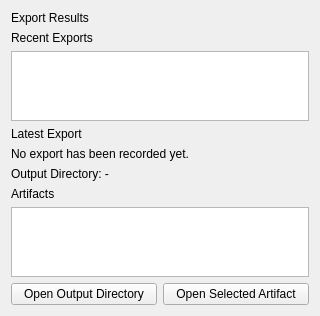
<?xml version="1.0" encoding="UTF-8"?>
<ui version="4.0">
 <class>ExportResultsPanel</class>
 <widget class="QWidget" name="ExportResultsPanel">
  <property name="geometry">
   <rect>
    <x>0</x>
    <y>0</y>
    <width>320</width>
    <height>260</height>
   </rect>
  </property>
  <layout class="QVBoxLayout" name="verticalLayout">
   <item>
    <widget class="QLabel" name="panelTitleLabel">
     <property name="text">
      <string>Export Results</string>
     </property>
    </widget>
   </item>
   <item>
    <widget class="QLabel" name="historyTitleLabel">
     <property name="text">
      <string>Recent Exports</string>
     </property>
    </widget>
   </item>
   <item>
    <widget class="QListWidget" name="exportHistoryList"/>
   </item>
   <item>
    <widget class="QLabel" name="exportTitleLabel">
     <property name="text">
      <string>Latest Export</string>
     </property>
    </widget>
   </item>
   <item>
    <widget class="QLabel" name="exportSummaryLabel">
     <property name="wordWrap">
      <bool>true</bool>
     </property>
     <property name="text">
      <string>No export has been recorded yet.</string>
     </property>
    </widget>
   </item>
   <item>
    <widget class="QLabel" name="exportOutputDirLabel">
     <property name="wordWrap">
      <bool>true</bool>
     </property>
     <property name="text">
      <string>Output Directory: -</string>
     </property>
    </widget>
   </item>
   <item>
    <widget class="QLabel" name="artifactsTitleLabel">
     <property name="text">
      <string>Artifacts</string>
     </property>
    </widget>
   </item>
   <item>
    <widget class="QListWidget" name="exportArtifactsList"/>
   </item>
   <item>
    <layout class="QHBoxLayout" name="actionsLayout">
     <item>
      <widget class="QPushButton" name="openExportDirectoryButton">
       <property name="text">
        <string>Open Output Directory</string>
       </property>
      </widget>
     </item>
     <item>
      <widget class="QPushButton" name="openSelectedArtifactButton">
       <property name="text">
        <string>Open Selected Artifact</string>
       </property>
      </widget>
     </item>
    </layout>
   </item>
  </layout>
 </widget>
 <resources/>
 <connections/>
</ui>
